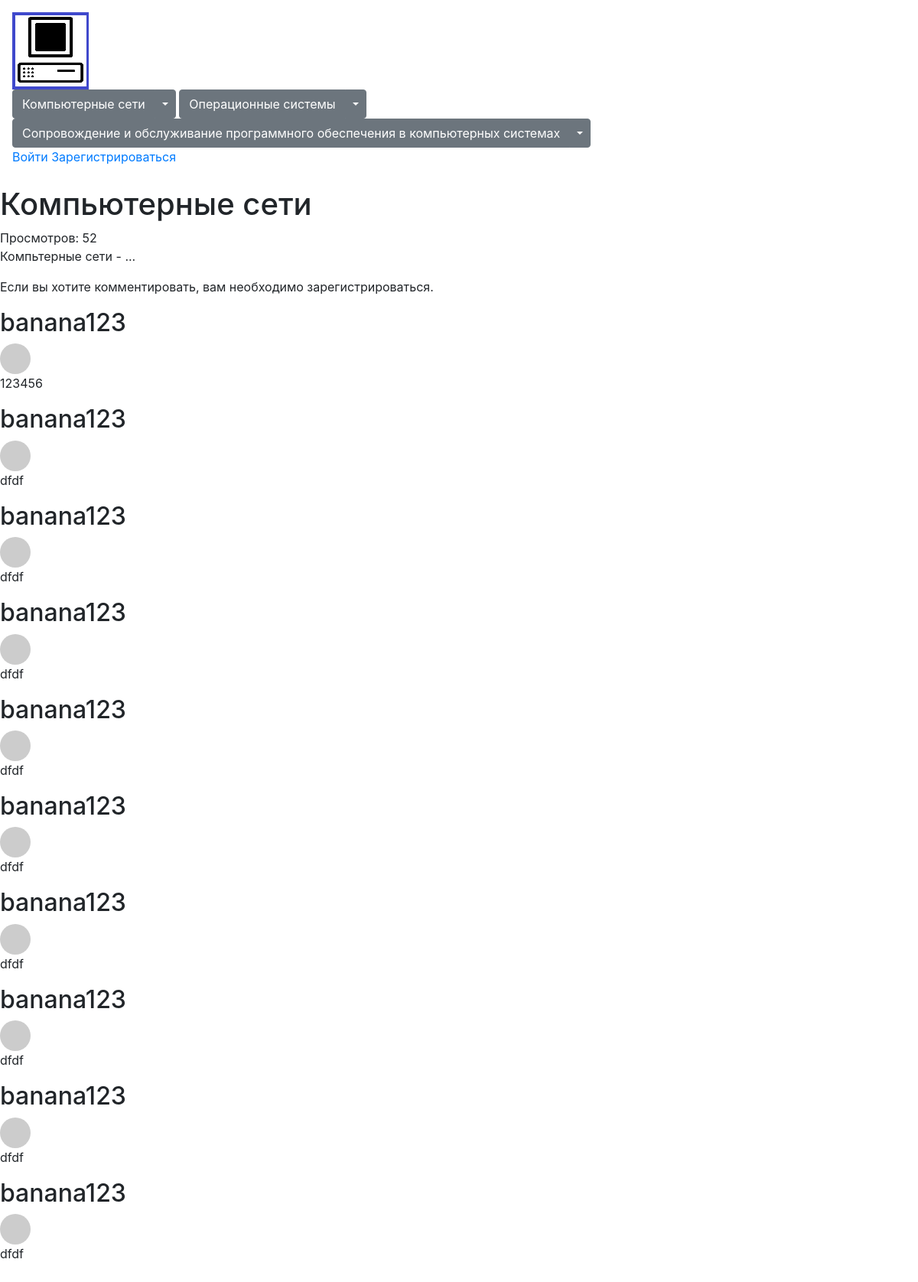
The page /article/Komputernye_seti/ on the database its author committed.
### main/models.py (models this page shows, shortened)
class PrimaryCategory(models.Model):
    label = models.CharField(max_length=100, null=True, blank=True, verbose_name='')
    slug = models.CharField(max_length=100, null=True, blank=True, verbose_name='')
    class Meta:
        verbose_name = 'Категория'
        verbose_name_plural = 'Категорий'

class Article(models.Model):
    avatar = models.ImageField(blank=True, upload_to='img/article_avatars')
    date = models.DateTimeField(auto_now_add=True, verbose_name='Дата создания')
    author = models.ForeignKey('User', on_delete=models.PROTECT, null=True, blank=True, verbose_name='Автор')
    count = models.PositiveIntegerField(default=0)
    label = models.CharField(max_length=100, null=True, blank=True, unique=True, verbose_name='Название')
    tag = models.CharField(max_length=100, null=True, blank=True, unique=True, verbose_name='Тэг')
    text = models.TextField(verbose_name='Тест')
    preview_text = models.CharField(max_length=300, null=True, blank=True, unique=True, verbose_name='Превью текст')
    primary_category = models.ForeignKey('PrimaryCategory', on_delete=models.PROTECT, null=True, blank=True, verbose_name='Категория')
    secondary_category = models.ForeignKey('SecondaryCategory', on_delete=models.PROTECT, null=True, blank=True, verbose_name='Вторичная категория')
    class Meta:
        verbose_name = 'Статья'
        verbose_name_plural = 'Статьи'
        ordering = ['-count']

class Comment(models.Model):
    author = models.ForeignKey(User, on_delete=models.CASCADE)
    date = models.DateTimeField(auto_now_add=True, verbose_name='Дата создания')
    article = models.ForeignKey(Article, on_delete=models.CASCADE, blank=True, null=True)
    text = models.CharField(max_length=500)
    class Meta:
        verbose_name = 'Комментарий'
        verbose_name_plural = 'Комментарии'
        ordering = ['-date']

class User(AbstractUser):
    avatar = models.ImageField(blank=True, upload_to='img/avatars')
    class Meta:
        verbose_name = 'Поьзователь'
        verbose_name_plural = 'Пользователи'

### main/views.py (the view, shortened to what this page needs)
# urls.py: path('article/<str:tag>/', article, name='article'),
@counted
def article(request, tag):
    try:
        article = Article.objects.get(tag=tag)
    except:
        messages.error(request, 'Мы не нашли эту статью')
        return render(request, 'main/404.html', {})
    comments = Comment.objects.all()
    page = request.GET.get('page')
    context = get_pag(comments, 10, page)
    context.update({
        'article': article,
        'form': CommentForm()
    })
    return render(request, 'main/article.html', context)

### main/templatetags/custom_tags.py (called while the page is built)
@register.filter
def gravatar_url(email, size=40):
    default = "https://example.com/static/images/defaultavatar.jpg"
    return "https://www.gravatar.com/avatar/{}?{}".format(hashlib.md5(email.lower().encode('utf-8')).hexdigest(), urllib.parse.urlencode({'d': default, 's': str(size)}))

### main/utilities.py (called while the page is built)
def counted(f):
    @wraps(f)
    def decorator(request, *args, **kwargs):
        with transaction.atomic():
            try:
                article = Article.objects.get(tag=kwargs['tag'])
            except:
                return
            article.count = F('count') + 1
            article.save()
        return f(request, *args, **kwargs)
    return decorator

def get_pag(object_list, n, page):
    paginator = Paginator(object_list, n)
    try:
        object_list = paginator.page(page).object_list
        page = paginator.page(page)
    except PageNotAnInteger:
        object_list = paginator.page(1).object_list
        page = paginator.page(1)
    except EmptyPage:
        object_list = paginator.page(1).object_list
        page = paginator.page(1)
    context = {
        'object_list': object_list,
        'page': page
    }
    return context

### main/templates/main/article.html (shortened to what this page needs)
{% extends 'layout/base.html' %}
{% load bootstrap4 %}
{% load custom_tags %}
{% block content %}
    <h1>{{ article.label }}</h1>
    <city class="views">Просмотров: {{ article.count }}</city>
    {% autoescape off %}
        <div>{{ article.text }}</div>
    {% endautoescape %}
    <div class="comments">
        {% if user.is_authenticated %}
            <div class="comment-form">
                 <form method="POST">
                    {% csrf_token %}
                    {% bootstrap_form form %}
                    {% bootstrap_button button_type='submit' content='Отправить' %}
                </form>
            </div>
        {% else %}
            <p class="attention">Если вы хотите комментировать, вам необходимо зарегистрироваться.</p>
        {% endif %}
        <div class="comments-list">
            {% for comment in object_list %}
                <div class="comment">
                    <h2 class="commenter-name">{{ comment.author.username }}</h2>
                    {% if user.avatar %}
                        <img src="{{ user.avatar.url }}" alt="" class="user-avatar rounded-circle" width="40" height="40">
                    {% else %}
                        <img src="{{ user.email|gravatar_url:40 }}" height="40" width="40" class="rounded-circle">
                    {% endif %}
                    <p class="comment-text">{{ comment.text }}</p>
                </div>
            {% endfor %}
        </div>
    </div>
{% endblock %}

### main/templates/layout/base.html (shortened to what this page needs)
{% load bootstrap4 %}
{% load static %}
{% load custom_tags %}
<!DOCTYPE html>
<html lang="en">
<head>
    {% bootstrap_css %}
    <link rel="stylesheet" href="{% static 'css/style.css' %}?ver={% now '%f' %}">
</head>
<body>
    <div class="header p-3">
        <img src="{% static 'img/site/logo.png' %}" alt="" class="logo">
        <nav class="navigation d-inline-block">
            {% for category in primary_categories %}
                <div class="btn-group">
                    <a href="{% url 'articles_by_category' category.slug %}" class="btn btn-secondary">{{ category.label }}</a>
                    <button type="button" class="btn btn-secondary dropdown-toggle dropdown-toggle-split" data-toggle="dropdown" aria-haspopup="true" aria-expanded="false">
                    </button>
                </div>
            {% endfor %}
        </nav>
        {%  if user.is_authenticated %}
            <div class="user-menu">
                <ul class="col nav justify-content-end">
				<li class="nav-item dropdown">
					<a href="{% url 'home' %}" class="nav-link dropdown-toggle" data-toggle='dropdown' role='button' aria-haspopup='true' aria-expanded='false'>
						{{ user.username }}
                        {% if user.avatar %}
						    <img src="{{ user.avatar.url }}" alt="" class="user-avatar rounded-circle" width="40" height="40">
                        {% else %}
                            <img src="{{ user.email|gravatar_url:40 }}" height="40" width="40" class="rounded-circle">
                        {% endif %}
					</a>
					<div class="dropdown-menu">
						<a href="{% url 'home' %}" class="dropdown-item">{{ user.username }}</a>
						<a href="{% url 'home_change' %}" class="dropdown-item">Редактировать</a>
						<div class="dropdown-divider"></div>
						<a href="{% url 'logout' %}" class="dropdown-item badge-danger">Выйти</a>
                    </div>
				</li>
			</ul>
            </div>
        {% else %}
            <div class="sing">
                <span class="sing-in"><a href="{% url 'login' %}" class="link">Войти</a></span>
                <span class="sing-up"><a href="{% url 'sing_up' %}" class="link">Зарегистрироваться</a></span>
            </div>
        {% endif %}
    </div>
    <div class="site-content">
        {% block content %}{% endblock %}
    </div>
</body>
</html>

### main/static/css/style.css (style rules this page uses)
* { box-sizing: border-box; }
.header { display: flex; flex-flow: row wrap; justify-content: space-between; }
.site-content { max-width: 1280px; margin: 10px auto; }

### rows shown on the page
PrimaryCategory: label "Компьютерные сети"
PrimaryCategory: label "Операционные системы"
PrimaryCategory: label "Сопровождение и обслуживание программного обеспечения в компьютерных системах"
Article: label "Компьютерные сети", count "52", text "Компьтерные сети - ..."
Comment: author.username "banana123", text "123456"
Comment: author.username "banana123", text "dfdf"
Comment: author.username "banana123", text "dfdf"
Comment: author.username "banana123", text "dfdf"
Comment: author.username "banana123", text "dfdf"
Comment: author.username "banana123", text "dfdf"
Comment: author.username "banana123", text "dfdf"
Comment: author.username "banana123", text "dfdf"
Comment: author.username "banana123", text "dfdf"
Comment: author.username "banana123", text "dfdf"
